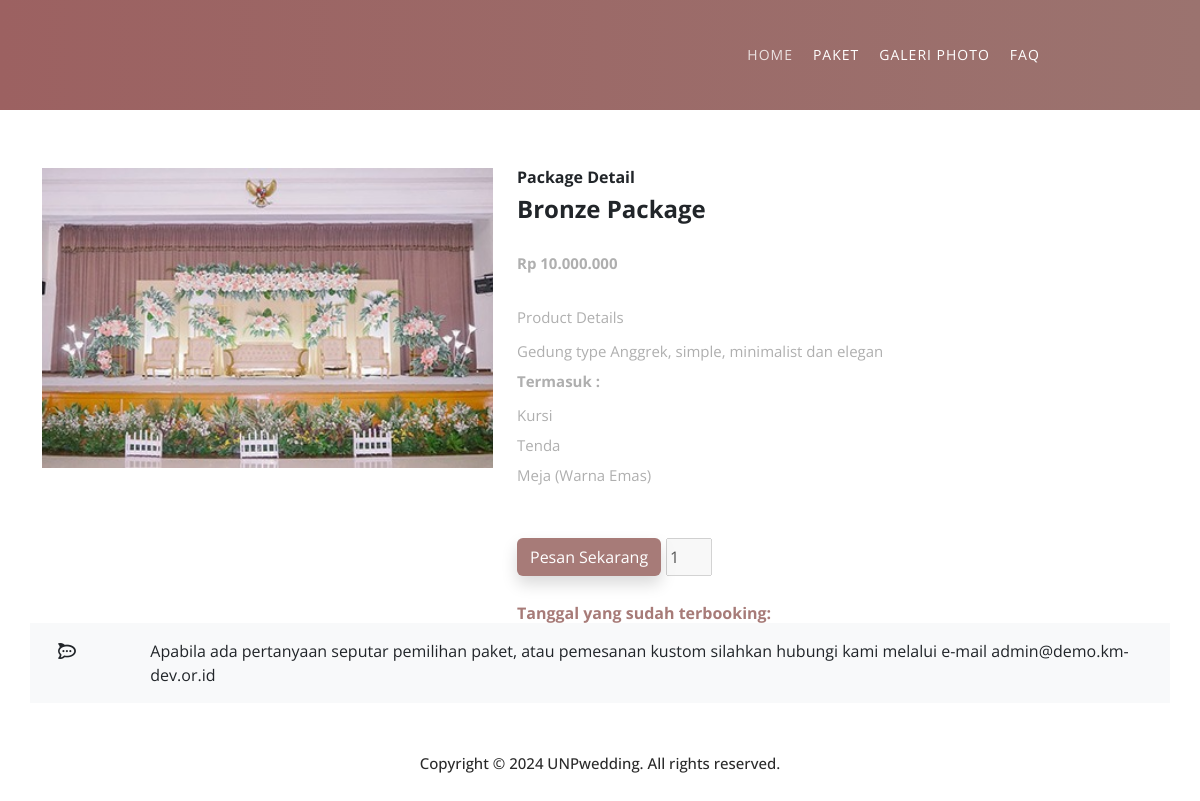
Page /package_detail.php?id=1 on the committed database.
### tables this page shows
CREATE TABLE IF NOT EXISTS `packages` (
  `p_id` int NOT NULL AUTO_INCREMENT,
  `p_name` varchar(255) NOT NULL,
  `p_description` text,
  `p_price` int NOT NULL,
  `p_image` varchar(255) DEFAULT NULL,
  `p_created_at` datetime NOT NULL,
  PRIMARY KEY (`p_id`)
);

CREATE TABLE IF NOT EXISTS `goods` (
  `g_id` int NOT NULL AUTO_INCREMENT,
  `g_name` varchar(255) NOT NULL,
  `g_price` int NOT NULL,
  `g_qty` int NOT NULL,
  `g_created_at` datetime NOT NULL,
  `g_p_id` int NOT NULL,
  PRIMARY KEY (`g_id`),
  KEY `p_id` (`g_p_id`)
);

### package_detail.php (the view, shortened to what this page needs)
<?php
require_once("config.php");
?>
<?php
if (isset($_GET['id'])) {
    $package_id = intval($_GET['id']);
} else {
    die("ID package tidak ditemukan.");
}
function formatRupiah($amount)
{
    return "Rp " . number_format($amount, 0, ',', '.');
}
function getPackageData($package_id)
{
    global $conn;
    $stmt = $conn->prepare("SELECT p_name, p_description, p_price, p_image FROM packages WHERE p_id = ?");
    $stmt->bind_param("i", $package_id);
    $stmt->execute();
    $result = $stmt->get_result();
    $packages = [];
    while ($row = $result->fetch_assoc()) {
        $row['p_price'] = formatRupiah($row['p_price']);
        $packages[] = $row;
    }
    return $packages;
}
$packages = getPackageData($package_id);
function getGoodsByPackageId($package_id)
{
    global $conn;
    $stmt = $conn->prepare("SELECT * FROM goods WHERE g_p_id = ? ORDER BY g_created_at DESC LIMIT 10");
    $stmt->bind_param("i", $package_id);
    $stmt->execute();
    $result = $stmt->get_result();
    $goods = [];
    while ($row = $result->fetch_assoc()) {
        $goods[] = $row;
    }
    return $goods;
}
$goods = getGoodsByPackageId($package_id);
?>
<!DOCTYPE html>
<html lang="en">
<head>
    <link href="vendor/bootstrap/css/bootstrap.min.css" rel="stylesheet">
    <link rel="stylesheet" href="assets/css/fontawesome.css">
    <link rel="stylesheet" href="assets/css/style.css">
    <link rel="stylesheet" href="assets/css/owl.css">
    <link rel="stylesheet" href="assets/css/animate.css">
    <link rel="stylesheet" href="https://cdn.jsdelivr.net/npm/sweetalert2@11/dist/sweetalert2.min.css">
    <link rel="stylesheet" href="https://unpkg.com/swiper@7/swiper-bundle.min.css" />
</head>
<body>
    <header class="header-area header-sticky">
        <div class="container">
            <div class="row">
                <div class="col-12">
                    <nav class="main-nav">
                        <a href="index.php" class="logo">
                        </a>
                        <ul class="nav">
                            <li class="scroll-to-section"><a href="index.php#top" class="active">Home</a></li>
                            <li class="scroll-to-section"><a href="index.php#package">Paket</a></li>
                            <li class="scroll-to-section"><a href="index.php#galeri">Galeri Photo</a></li>
                            <li class="scroll-to-section"><a href="faqs.php">FAQ</a></li>
                        </ul>
                    </nav>
                </div>
            </div>
        </div>
    </header>
    <div class="page-detail mt-0">
        <div class="container">
            <div class="row">
                <?php
                foreach ($packages as $pkg) {
                    echo "<div class='col-lg-5 mt-5'>";
                    echo "<div id='iniCarousel' class='carousel slide' data-bs-ride='carousel'>";
                    echo "<div class='carousel-inner'>";
                    echo "<img src='dashboard/" . $pkg['p_image'] . "' class='d-block w-100'>";
                    echo "</div>";
                    echo "</div>";
                    echo "</div>";
                    echo "<div class='col-lg-7 align-self-center mt-5'>";
                    echo "<h6>Package Detail</h6>";
                    echo "<h4>" . $pkg['p_name'] . "</h4>";
                    echo "<div class='price-area my-4'>";
                    echo "<p class='mb-1'><strong>" . $pkg['p_price'] . "</strong></p>";
                    echo "<div class='product-details my-4'>";
                    echo "<p class='details-title text-color mb-1'>Product Details</p>";
                    echo "<p class='description'>" . $pkg['p_description'] . "</p>";
                } ?>
                <p class='details-title text-color mb-1'><strong>Termasuk : </strong></p>
                <?php
                foreach ($goods as $g) {
                    echo "<p class='description'>" . $g['g_name'] . "</p>";
                } ?>
            </div>
        </div>
        <div class="buttons d-flex my-5">
            <a href="orders.php?package_id=<?php echo $package_id; ?>" class="shadow btn custom-btn">Pesan Sekarang</a>
            <input type="number" class="" id="cart_quantity" value="1" min="1" max="1" placeholder="Enter email" name="cart_quantity" disabled>
        </div>
        <h3>Tanggal yang sudah terbooking: </h3>
    </div>
    </div>
    <div class="row questions bg-light p-3">
        <div class="col-md-1 icon">
            <i class="fa fa-brands fa-rocketchat questions-icon"></i>
        </div>
        <div class="col-md-11 text">
            Apabila ada pertanyaan seputar pemilihan paket, atau pemesanan kustom silahkan hubungi kami
            melalui e-mail admin@demo.km-dev.or.id
        </div>
    </div>
    </div>
    </div>
    <footer>
        <div class="container">
            <div class="col-lg-12 ">
                <p>Copyright © 2024 <a href="#">UNPwedding</a>. All rights reserved.
                </p>
            </div>
        </div>
    </footer>
</body>
</html>

### assets/css/style.css (style rules this page uses)
html, body, div, span, applet, object, iframe, h1, h2, h3, h4, h5, h6, p, blockquote, div pre, a, abbr, acronym, address, big, cite, code, del, dfn, em, font, img, ins, kbd, q, s, samp, small, strike, strong, sub, sup, tt, var, b, u, i, center, dl, dt, dd, ol, ul, li, figure, header, nav, section, article, aside, footer, figcaption { margin: 0; padding: 0; border: 0; outline: 0; }
ul, li { padding: 0; margin: 0; list-style: none; }
header, nav, section, article, aside, footer, hgroup { display: block; }
* { box-sizing: border-box; }
html, body { font-family: 'Open Sans', sans-serif; -ms-text-size-adjust: 100%; -webkit-font-smoothing: antialiased; -moz-osx-font-smoothing: grayscale; }
a { text-decoration: none !important; }
h1, h2, h3, h4, h5, h6 { margin-top: 0px; margin-bottom: 0px; font-weight: 700; }
ul { margin-bottom: 0px; }
p { font-size: 15px; line-height: 30px; color: #afafaf; }
img { width: 100%; overflow: hidden; }
html, body { font-family: 'Open Sans', sans-serif; }
.header-area { position: absolute; background: rgb(177, 116, 116); background: linear-gradient(90deg, rgb(156, 97, 97) 0%, rgb(155, 115, 111) 100%); height: 110px; top: 0; left: 0; right: 0; z-index: 100; -webkit-transition: all .5s ease 0s; -moz-transition: all .5s ease 0s; -o-transition: all .5s ease 0s; transition: all .5s ease 0s; }
.header-area .main-nav { min-height: 80px; background: transparent; display: flex }
.header-area .main-nav .logo { max-width: 150px; margin-top: 25px; flex-basis: 20%; -webkit-transition: all 0.3s ease 0s; -moz-transition: all 0.3s ease 0s; -o-transition: all 0.3s ease 0s; transition: all 0.3s ease 0s; }
.header-area .main-nav .nav { flex-basis: 80%; height: 110px; margin-top: 0px; margin-right: 0px; -webkit-transition: all 0.3s ease 0s; -moz-transition: all 0.3s ease 0s; -o-transition: all 0.3s ease 0s; transition: all 0.3s ease 0s; position: relative; z-index: 999; }
.nav { justify-content: right; }
.header-area .main-nav .nav li:first-child { padding-left: 60px; }
.header-area .main-nav .nav li:last-child { padding-right: 0px; }
.header-area .main-nav .nav li { padding-left: 30px; padding-right: 30px; }
.header-area .main-nav .nav li:nth-child(4) { padding-right: 45px !important; }
.header-area .main-nav .nav li a { display: block; font-weight: 400; font-size: 14px; text-transform: uppercase; color: #fff; -webkit-transition: all 0.4s ease 0s; -moz-transition: all 0.4s ease 0s; -o-transition: all 0.4s ease 0s; transition: all 0.4s ease 0s; height: 110px; line-height: 110px; border: transparent; letter-spacing: 1px; }
.header-area .main-nav .nav li:hover a, .header-area .main-nav .nav li a.active { color: #fff; opacity: 0.8; }
.header-area.header-sticky .nav li a.active { color: #fff; }
@media (max-width: 1200px) { .header-area .main-nav .nav li { padding-left: 10px; padding-right: 10px; } }
@media (max-width: 1200px) { .header-area .main-nav:before { display: none; } }
footer p { text-align: center; padding: 30px 0px; color: #2a2a2a; font-weight: 500; }
footer p a { color: #2a2a2a; transition: all .3s; }
.page-detail { padding: 120px 15px 15px 15px; margin-top: 110px; }
.custom-btn { background-color: #A77B78; color: #fff; margin: 0 5px 0 0; }
body { overflow-x: hidden; }

### package_detail.php (style rules this page uses)
h3 { font-size: 12pt; color: #A77B78; margin-top: -20px; }

### rows in the picture
packages: p_image (picture), p_name "Bronze Package", p_price "Rp 10.000.000", p_description "Gedung type Anggrek, simple, minimalist dan elegan"
goods: g_name "Kursi"
goods: g_name "Tenda"
goods: g_name "Meja (Warna Emas)"
